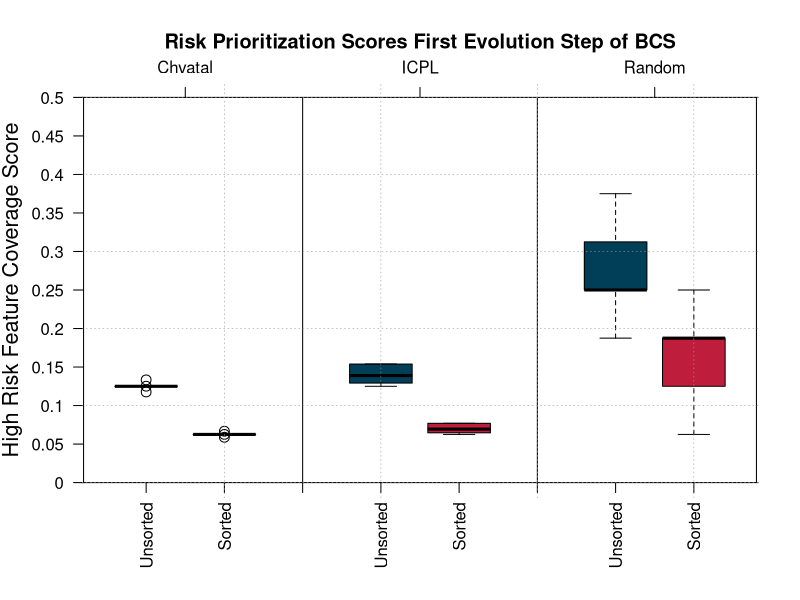

Generate this figure with R:
########## Color Def ############
# tubs blue light
tubsBlueLight <- rgb(102,180,211,255, maxColorValue = 255)
# tubs green light
tubsGreenLight <- rgb(172,193,58,255, maxColorValue = 255)
# tubs orange
tubsOrange <- rgb(255,109,0,255, maxColorValue = 255)
# tubs purple
tubsPurple <- rgb(138,48,127,255, maxColorValue = 255)
# tubs yellow
tubsYellow <- rgb(255,200,42,255, maxColorValue = 255)

tubsRed <- rgb(190,30,60,255, maxColorValue = 255)
#TUBS blue dark
tubsBlue <- rgb(0,63,87,255, maxColorValue = 255)

####### set working directory
setwd("C:/Users/t.pett/Documents/01_Research/004_ciaToolsuite/BCS_history/01_bcs_t1/eval")
show(getwd())

### Preparations 
#riskPrio <- read.csv(file="./mergedPrio.csv",header=TRUE, sep=",",colClasses=c("NULL",NA,NA,NA,NA))
riskPrio <- read.csv(file="./mergedPrio.csv",header=TRUE, sep=",")
show(riskPrio)

sampleNames <- c(riskPrio$Sample)

unsortedChvatal <- c(riskPrio$Score.Unsorted.Chvatal)
unsortedICPL <- c(riskPrio$Score.Unsorted.ICPL)
unsortedRandom <- c(riskPrio$Score.Unsorted.Random)
sortedChvatal <- c(riskPrio$Score.Sorted.Chvatal)
sortedICPL <- c(riskPrio$Score.Sorted.ICPL)
sortedRandom <- c(riskPrio$Score.Sorted.Random)

show(sortedRandom)
### Preparation Placeholder
placeholder <- c(rep(NaN,length(sampleNames)))

### write to pdf
 pdf(file='./plots/riskPrio_t1.pdf', width=10, height=10)

boxplot(unsortedChvatal, sortedChvatal, placeholder, unsortedICPL, sortedICPL, placeholder, unsortedRandom, sortedRandom,
     las=2, ylim=c(0,0.5),main="Risk Prioritization Scores First Evolution Step of BCS", ylab = "High Risk Feature Coverage Score", cex.lab =1.3,
     axes=FALSE,
     #par(mar = c(7, 8, 6, 2) + 0.1),
     #pch=c(19,19,19,17,17,17),
     #col=c(rep(tubsBlue,length(incling)), rep(tubsRed,length(random))),
     col=c(tubsBlue, tubsRed, tubsOrange, tubsBlue, tubsRed, tubsOrange, tubsBlue, tubsRed),
     cex=c(1.3)
)
axis(1,
     pos=c(0,0),
     at=c(0:9),
     labels=c("", "Unsorted", "Sorted", "", "Unsorted", "Sorted", "", "Unsorted", "Sorted", ""
              ),
     las=3)
axis(2,
     pos=c(0.2,0),
     at=c(0,0.05,0.1,0.15,0.2,0.25,0.3,0.35,0.4,0.45,0.5),
      labels=c("0","0.05","0.1","0.15","0.2","0.25","0.3","0.35","0.4","0.45","0.5"),
     las=1 )
axis(3,
     pos=c(0.5,0),
     at=c(0,1.5,4.5,7.5,9),
     labels=c("","Chvatal","ICPL","Random",""),
     las=1 )
axis(2,
     pos=c(3,0),
     lwd.ticks = 0,
     labels = FALSE,
     #at=c(0,0.1,0.2,0.3,0.4,0.5,0.6,0.7,0.8,0.9,1),
     #labels=c("0","0.1","0.2","0.3","0.4","0.5","0.6","0.7","0.8","0.9","1"),
     las=1 )
axis(2,
     pos=c(6,0),
     lwd.ticks = 0,
     labels = FALSE,
     #at=c(0,0.1,0.2,0.3,0.4,0.5,0.6,0.7,0.8,0.9,1),
     #labels=c("0","0.1","0.2","0.3","0.4","0.5","0.6","0.7","0.8","0.9","1"),
     las=1 )
axis(2,
     pos=c(8.8,0),
     lwd.ticks = 0,
     labels = FALSE,
     #at=c(0,0.1,0.2,0.3,0.4,0.5,0.6,0.7,0.8,0.9,1),
     #labels=c("0","0.1","0.2","0.3","0.4","0.5","0.6","0.7","0.8","0.9","1"),
     las=1 )
grid(col=c("gray60"),lty="dotted", lwd = 0.6)

### write to pdf
 dev.off()#